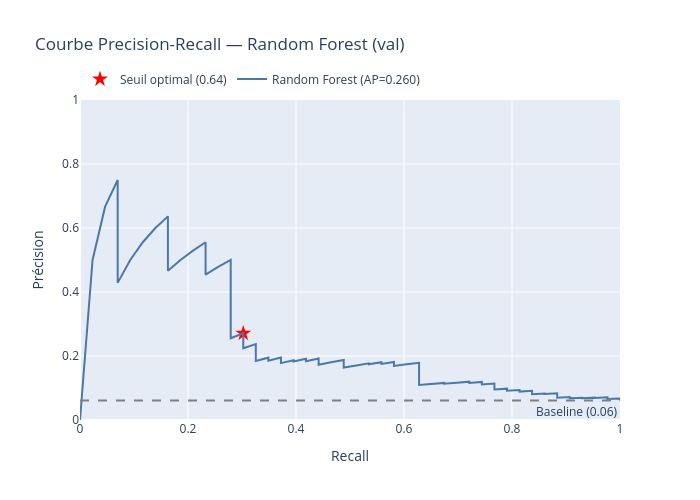

The notebook cell this image was saved under:
### Code cell
# 1. Probabilités sur val (et train pour estimer overfitting)
proba_rf_val  = rf_pipeline.predict_proba(X_val)[:, 1]
proba_rf_train = rf_pipeline.predict_proba(X_train)[:, 1]

# 2. Seuil optimal + métriques + courbe PR + log MLflow (en une ligne)
rf_result = mdl.evaluate_and_log(
    model_name="Random Forest",
    run_name="a_random_forest_baseline",
    params={
        "model_type":     "RandomForestClassifier",
        "n_estimators":   300,
        "min_samples_leaf": 10,
        "max_features":   "sqrt",
        "class_weight":   "balanced",
        "encoding":       "OneHotEncoder",
        "n_features":     len(ALL_FEATURE_NAMES),
    },
    y_val=y_val,  proba_val=proba_rf_val,
    y_train=y_train, proba_train=proba_rf_train,
    model=rf_pipeline,
    model_flavor="sklearn",
    tags={"stage": "a_baseline", "encoding": "OHE"},
)

# On garde le seuil pour comparaison éventuelle
SEUIL_OPTIMAL = rf_result["threshold"]

### Figure 1 — Plotly figure (JSON) as saved in the notebook; plotly's stock layout.template omitted (floating-point values rounded to 4 significant figures; data arrays with more than 128 entries replaced by an {"elided": "..."} marker saying what was removed)
{"data": [{"marker": {"color": "red", "size": 12, "symbol": "star"}, "mode": "markers", "name": "Seuil optimal (0.64)", "type": "scatter", "x": [0.3023], "y": [0.2708]}, {"customdata": {"elided": "672 float values"}, "hovertemplate": "Recall: %{x:.3f}<br>Précision: %{y:.3f}<br>Seuil: %{customdata:.3f}<extra></extra>", "line": {"color": "#4C78A8", "width": 2}, "mode": "lines", "name": "Random Forest (AP=0.260)", "type": "scatter", "x": {"elided": "672 float values"}, "y": {"elided": "672 float values"}}], "layout": {"annotations": [{"showarrow": false, "text": "Baseline (0.06)", "x": 1, "xanchor": "right", "xref": "x domain", "y": 0.06073, "yanchor": "top", "yref": "y"}], "height": 500, "legend": {"orientation": "h", "y": 1.02, "yanchor": "bottom"}, "shapes": [{"line": {"color": "grey", "dash": "dash"}, "type": "line", "x0": 0, "x1": 1, "xref": "x domain", "y0": 0.06073, "y1": 0.06073, "yref": "y"}], "title": {"text": "Courbe Precision-Recall — Random Forest (val)"}, "width": 700, "xaxis": {"range": [0, 1], "title": {"text": "Recall"}}, "yaxis": {"range": [0, 1], "title": {"text": "Précision"}}}}
